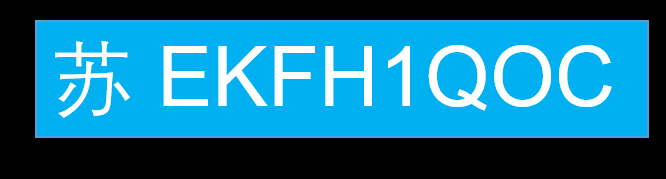
%> input picture Assignment5/Lab5-material/Lab5 material/car_license_plate.png, 666 x 179 px
$ octave task2.m   (GNU Octave 9; MATLAB toolbox functions it lacks are replaced by stand-ins)
%> lines starting %> are read from the running program, lines starting %| are printed output that depends on the picture; in (x1, y1, x2, y2) boxes, pixels count from 0 and x2, y2 are one past the last pixel; in counts of white or black regions, pixels touching at a corner belong together; the program's own positions count from 1
### Assignment5/plate_recognition/alpha_process.m
function [alpha,alpha_table] = alpha_process(im_alpha)
% This function is to crop alphabet template and create
% a character library to store all characters
% Args:
%   im_alpha: input template image
% Returns:
%   alpha: cells containing separate characters
%   alpha_table: an array containing index in alpha
%---------------------------------------------------

% Alphbet segmentation
im_bw_alpha = (im_alpha~=0);
bbox = struct2cell(regionprops(im_bw_alpha,'BoundingBox'));
alpha = cell(1,36);
for i = 1:1:36
    alpha{i} = imcrop(im_bw_alpha,bbox{i+1});
end
% Alpha table generation
alpha_table = ['A','0','5','K','U','6','1','B','V',...
               'L','W','2','7','M','C','3','8','X',...
               'D','N','4','9','Y','O','E','Z','F',...
               'P','G','Q','H','R','S','I','J','T'];
end

### Assignment5/plate_recognition/detect_car_license_plate_v2.m
function [lic_preds] = detect_car_license_plate_v2(im_plate,im_alpha)
% This function is to recognize a car plate with hit and miss
% Args:
%    im_plate: car plate image
%    im_alpha: alphanumeric template image
% Returns:
%    lic_preds: string containing recognize result
%--------------------------------------------------------

[alpha,alpha_table] = alpha_process(im_alpha);
[alpha_hit,alpha_miss] = hit_miss_generation(alpha);
rect = [146 1 480 176];
im_plate_crop = imcrop(im_plate,rect);
im_bw_plate = (im_plate_crop>=8);
bbox = struct2cell(regionprops(im_bw_plate,'BoundingBox'));

region = [100 100];
lic_alpha=cell(1,8);
lic_bg = cell(1,8);
alpha_idx = zeros([1,8]);

% Create licence character and its background
for i = 1:1:8
    lic_alpha{i} = imcrop(im_bw_plate,bbox{i});
    char_size = size(lic_alpha{i});
    lic_alpha{i} = padarray(lic_alpha{i},floor((region-char_size)/2));
    lic_bg{i} = ~lic_alpha{i};
end

% Start comparision
template_num = length(alpha_hit);
lic_num = length(lic_alpha);

for i=1:1:lic_num
    for j = 1:1:template_num
        hit_result = imerode(lic_alpha{i},alpha_hit{j});
        miss_result = imerode(lic_bg{i},alpha_miss{j});
        final_result = hit_result.*miss_result;
        % Focus on central region
        cmp = (sum(sum(final_result(25:75,25:75)))>1);
        if cmp
            alpha_idx(i)= j;
            %break; % For shorter run time  after debugging
        end
    end
end

% Map prediction from alphabet table
lic_preds = zeros([1,8]);
for i = 1:1:8
lic_preds(i) = alpha_table(alpha_idx(i));
end
lic_preds = char(lic_preds);
end

### Assignment5/plate_recognition/hit_miss_generation.m
function [alpha_hit,alpha_miss] = hit_miss_generation(alpha)
% This function is to generate SE for hit and miss operation
% Args:
%    alpha: the character library.
% Returns:
%    alpha_hit: SE for foreground detection
%    alpha_miss: SE for background detection
%-----------------------------------------------------------
% Initialization
se = strel('square',3);
alpha_num = length(alpha);
region = [100,100];
alpha_hit = cell(1,alpha_num);
alpha_dilate = cell(1,alpha_num);
alpha_miss = cell(1,alpha_num);

for i = 1:1:alpha_num
    temp = padarray(alpha{i},[10,10]);
    alpha_hit{i} = imerode(temp,se);
    alpha_dilate{i} = imdilate(alpha{i},se);
    alpha_size = size(alpha_dilate{i});
    alpha_miss{i} = padarray(alpha_dilate{i},floor((region-alpha_size)/2));
    alpha_miss{i} = ~alpha_miss{i};
end
end

### Assignment5/plate_recognition/task2.m
im_plate = imread('car_license_plate.png');
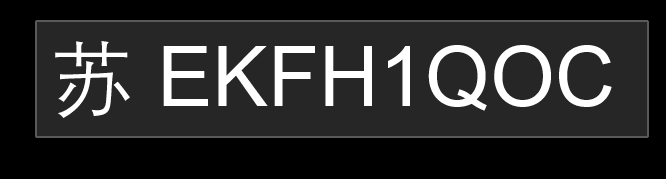
%> im_plate: size 179x666 uint8; min 0, max 20, mean 3.37; drawn with min black and max white
im_alpha = imread('alphanumeric_templates.png');
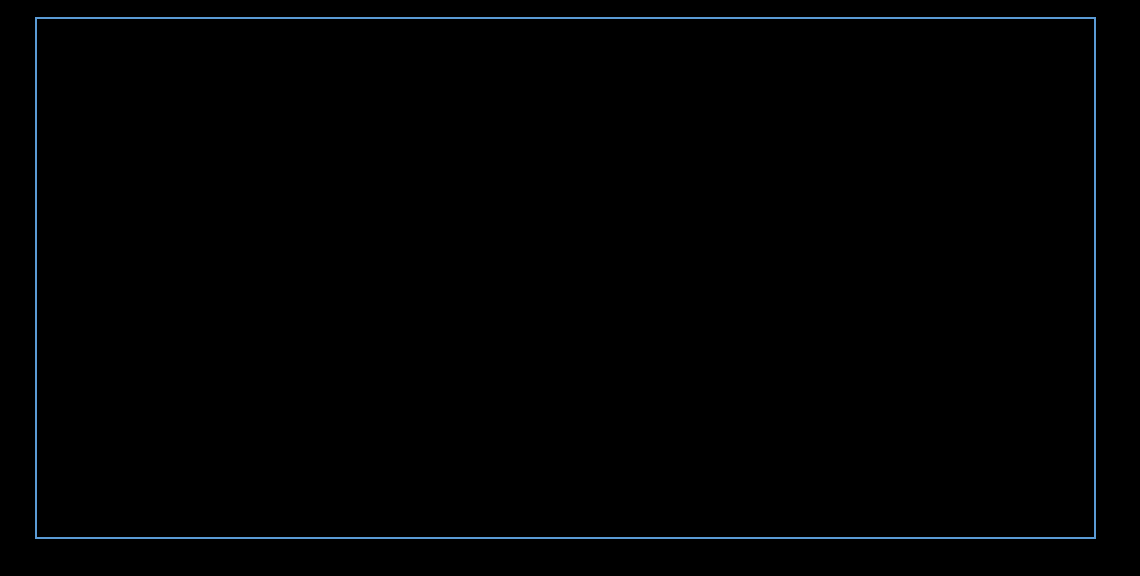
%> input picture Assignment5/Lab5-material/Lab5 material/alphanumeric_templates.png, 1140 x 576 px
%> im_alpha: size 576x1140 uint8; min 0, max 19, mean 1.23

lic_preds = detect_car_license_plate_v2(im_plate,im_alpha);
%> in alpha_process, `im_bw_alpha = (im_alpha~=0);`:
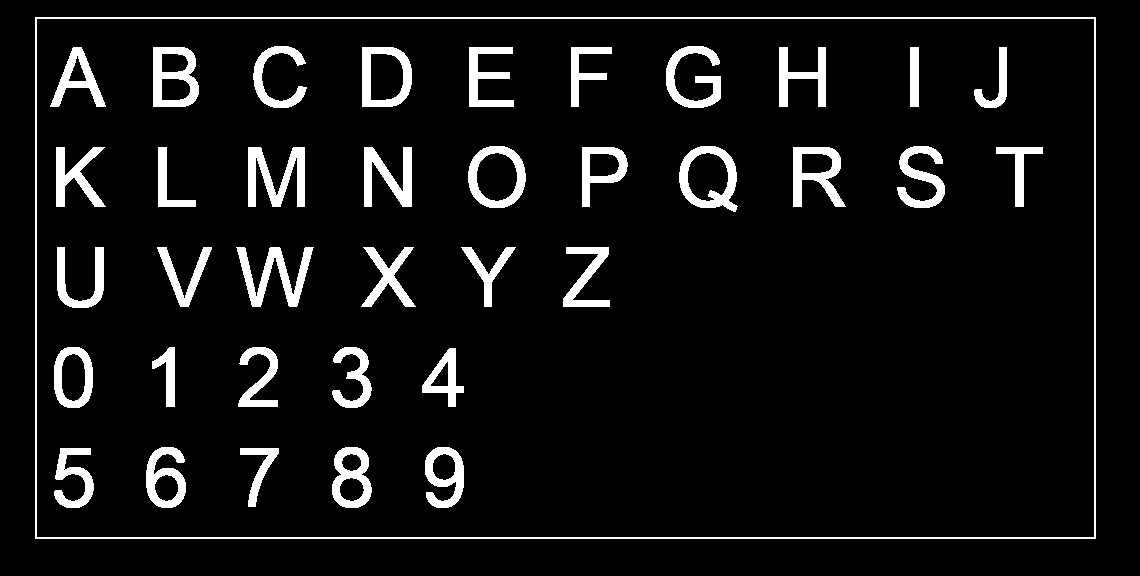
%> im_bw_alpha: size 576x1140 logical; 7.4% white; 37 white regions, largest, box (x1, y1, x2, y2) and area: (35, 17, 1096, 539) 6316, (248, 147, 305, 207) 1807, (236, 247, 314, 307) 1801
%> in alpha_process, `bbox = struct2cell(regionprops(im_bw_alpha,'BoundingBox'));`: bbox = 37 items
%> after the loop in alpha_process, `for i = 1:1:36`: alpha = 36 items
%> in detect_car_license_plate_v2, `[alpha,alpha_table] = alpha_process(im_alpha);`: alpha_table = 'A05KU61BVLW27MC38XDN49YOEZFPGQHRSIJT'
%> in hit_miss_generation, `alpha_num = length(alpha);`: alpha_num = 36
%> in hit_miss_generation, `alpha_hit = cell(1,alpha_num);`: alpha_hit = 36 items
%> the loop in hit_miss_generation, `for i = 1:1:alpha_num` made 36 passes
%> alpha_size on passes 1 to 12: [61 57], [62 40], [61 41], [61 51], [62 48], [62 41], [61 24], [61 47], [61 56], [61 39], [61 79], [61 41]
%> pass 1, in hit_miss_generation, `temp = padarray(alpha{i},[10,10]);`:
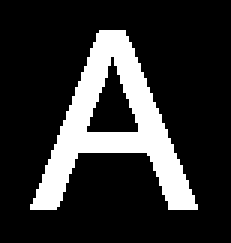
%> temp: size 81x77 logical (shown 3 times larger); 18.8% white; 1 white region, box (x1, y1, x2, y2) and area: (10, 10, 66, 70) 1175
%> pass 3, in hit_miss_generation, `temp = padarray(alpha{i},[10,10]);`:
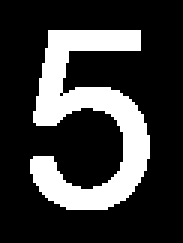
%> temp: size 81x61 logical (shown 3 times larger); 22.8% white; 1 white region, box (x1, y1, x2, y2) and area: (10, 10, 50, 70) 1126
%> in detect_car_license_plate_v2, `im_plate_crop = imcrop(im_plate,rect);`:
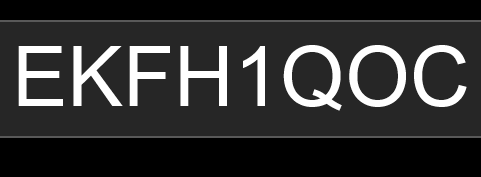
%> im_plate_crop: size 177x481 uint8; min 0, max 20, mean 3.83; drawn with min black and max white
%> in detect_car_license_plate_v2, `im_bw_plate = (im_plate_crop>=8);`:
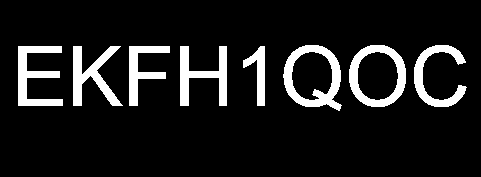
%> im_bw_plate: size 177x481 logical; 10.9% white; 8 white regions, largest, box (x1, y1, x2, y2) and area: (283, 45, 342, 111) 1501, (349, 45, 406, 107) 1333, (18, 46, 63, 106) 1268
%> in detect_car_license_plate_v2, `bbox = struct2cell(regionprops(im_bw_plate,'BoundingBox'));`: bbox = {[18.5 46.5 45 60], [73.5 46.5 50 60], [129.5 46.5 41 60], [180.5 46.5 47 60], [243.5 46.5 22 60], [283.5 45.5 59 66], [349.5 45.5 57 62], [414.5 45.5 53 62]}
%> the loop in detect_car_license_plate_v2, `for i = 1:1:8` made 8 passes
%> char_size on passes 1 to 8: [61 46], [61 51], [61 42], [61 48], [61 23], [67 60], [63 58], [63 54]
%> after the loop in detect_car_license_plate_v2, `for i = 1:1:8`: lic_alpha = 8 items
%> in detect_car_license_plate_v2, `template_num = length(alpha_hit);`: template_num = 36
%> in detect_car_license_plate_v2, `lic_num = length(lic_alpha);`: lic_num = 8
%> the loop in detect_car_license_plate_v2, `for i=1:1:lic_num` made 8 passes
%> after the loop in detect_car_license_plate_v2, `for i=1:1:lic_num`: alpha_idx = [25 4 27 31 7 30 24 15]
%> after the loop in detect_car_license_plate_v2, `for i = 1:1:8`: lic_preds = [69 75 70 72 49 81 79 67]
%> in detect_car_license_plate_v2, `lic_preds = char(lic_preds);`: lic_preds = 'EKFH1QOC'
%> lic_preds = 'EKFH1QOC'
%lic_preds = detect_car_license_plate_v1(im_plate,im_alpha);
fprintf('Car licence plate is 苏%s',lic_preds);
%| Car licence plate is 苏EKFH1QOC
